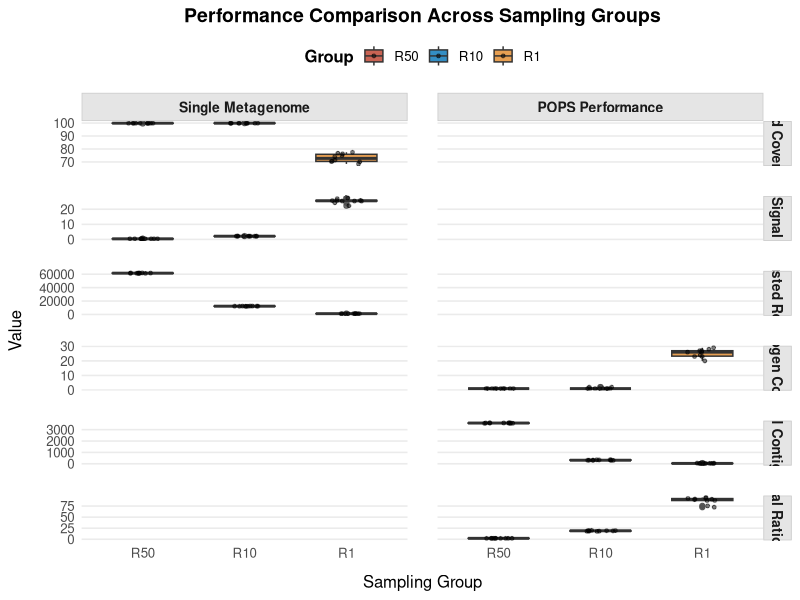

This figure's R source:
# 加载必要的包
library(ggplot2)
library(ggsci)
library(dplyr)
library(tidyr)

# 1. 读取数据
plot_df <- read.table("fw.subSampling.summary.extended.txt", 
                     header = TRUE, 
                     sep = "\t", 
                     stringsAsFactors = FALSE)

# 2. 提取分组信息并设置因子水平
plot_df <- plot_df %>%
  mutate(
    group = gsub("\\..*", "", sample),  # 提取小数点前的部分作为分组
    iteration = as.numeric(gsub(".*\\.iter", "", sample))  # 提取迭代次数
  )

# 设置group的因子水平，固定顺序为R50, R10, R1
plot_df$group <- factor(plot_df$group, levels = c("R50", "R10", "R1"))

# 3. 准备绘图数据
# 左侧面板：单个宏基因组指标
left_data <- plot_df %>%
  select(group, iteration, adjusted_cov, adjust_signal_ratio, Adjusts_reads) %>%
  pivot_longer(
    cols = c(adjusted_cov, adjust_signal_ratio, Adjusts_reads),
    names_to = "metric",
    values_to = "value"
  ) %>%
  mutate(
    panel = "Single Metagenome",
    metric = factor(metric, 
                    levels = c("adjusted_cov", "adjust_signal_ratio", "Adjusts_reads"),
                    labels = c("Adjusted Coverage (%)", "Adjusted Signal Ratio (%)", "Adjusted Reads"))
  )

# 右侧面板：POPS性能指标
right_data <- plot_df %>%
  select(group, iteration, POPS_pathogen_contigs, POPS_all_contigs, POPS_signal_ratio_per) %>%
  pivot_longer(
    cols = c(POPS_pathogen_contigs, POPS_all_contigs, POPS_signal_ratio_per),
    names_to = "metric",
    values_to = "value"
  ) %>%
  mutate(
    panel = "POPS Performance",
    metric = factor(metric,
                    levels = c("POPS_pathogen_contigs", "POPS_all_contigs", "POPS_signal_ratio_per"),
                    labels = c("Pathogen Contigs", "All Contigs", "Signal Ratio (%)"))
  )

# 合并数据
plot_data <- bind_rows(left_data, right_data)

# 设置因子水平，确保正确的排序
plot_data$panel <- factor(plot_data$panel, levels = c("Single Metagenome", "POPS Performance"))

# 确保group的顺序保持不变
plot_data$group <- factor(plot_data$group, levels = c("R50", "R10", "R1"))

# 4. 创建使用facet_grid的箱线图
p <- ggplot(plot_data, aes(x = group, y = value, fill = group)) +
  geom_boxplot(
    alpha = 0.8,
    outlier.size = 1.5,
    outlier.color = "gray30",
    width = 0.6
  ) +
  geom_jitter(
    width = 0.15,
    height = 0,
    alpha = 0.5,
    size = 1
  ) +
  scale_fill_nejm() +  # 使用NEJM期刊风格的配色
  facet_grid(metric ~ panel, scales = "free_y") +  # 使用facet_grid分开左右
  labs(
    title = "Performance Comparison Across Sampling Groups",
    x = "Sampling Group",
    y = "Value",
    fill = "Group"
  ) +
  theme_minimal(base_size = 12) +
  theme(
    plot.title = element_text(hjust = 0.5, face = "bold", size = 14),
    axis.text.x = element_text(angle = 0, hjust = 0.5),
    axis.title.x = element_text(margin = margin(t = 10)),
    axis.title.y = element_text(margin = margin(r = 10)),
    strip.text = element_text(size = 10, face = "bold"),
    strip.background = element_rect(fill = "gray90", color = "gray80"),
    legend.position = "top",
    legend.title = element_text(face = "bold"),
    panel.spacing = unit(1.5, "lines"),
    panel.grid.major.x = element_blank(),
    panel.grid.minor.y = element_blank()
  ) +
  guides(fill = guide_legend(nrow = 1))

# 5. 显示图形
print(p)

# 6. 输出分组统计摘要
cat("\n分组统计摘要：\n\n")

summary_stats <- plot_data %>%
  group_by(panel, metric, group) %>%
  summarise(
    n = n(),
    mean = mean(value, na.rm = TRUE),
    median = median(value, na.rm = TRUE),
    sd = sd(value, na.rm = TRUE),
    min = min(value, na.rm = TRUE),
    max = max(value, na.rm = TRUE),
    .groups = "drop"
  )

# 格式化输出
for(panel_name in unique(summary_stats$panel)) {
  cat(paste0(panel_name, ":\n"))
  panel_data <- summary_stats %>% filter(panel == panel_name)
  
  for(metric_name in unique(panel_data$metric)) {
    cat(paste0("  ", metric_name, ":\n"))
    metric_data <- panel_data %>% filter(metric == metric_name)
    
    for(i in 1:nrow(metric_data)) {
      row <- metric_data[i, ]
      
      # 根据指标类型格式化输出
      if(grepl("%", metric_name)) {
        cat(sprintf("    %s (n=%d): mean=%.1f%%, median=%.1f%%, sd=%.1f, range=[%.1f%%, %.1f%%]\n",
                    row$group, row$n, row$mean, row$median, row$sd, row$min, row$max))
      } else if(metric_name == "Adjusted Reads") {
        cat(sprintf("    %s (n=%d): mean=%.0f, median=%.0f, sd=%.0f, range=[%.0f, %.0f]\n",
                    row$group, row$n, row$mean, row$median, row$sd, row$min, row$max))
      } else {
        cat(sprintf("    %s (n=%d): mean=%.1f, median=%.1f, sd=%.1f, range=[%.1f, %.1f]\n",
                    row$group, row$n, row$mean, row$median, row$sd, row$min, row$max))
      }
    }
  }
  cat("\n")
}
